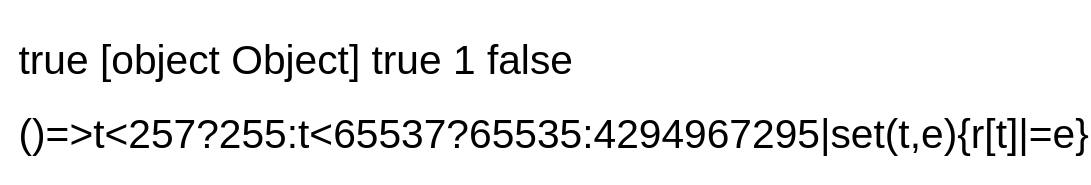

Express this chart as Vega-Lite.
### Vega specification from a JSON file in a GitHub repository (floating-point values rounded to 4 significant figures)
{"$schema": "https://vega.github.io/schema/vega/v5.json", "width": 200, "height": 50, "signals": [{"name": "q", "value": [0, 5]}], "data": [{"name": "t", "values": [{"a": 1}, {"a": 7}, {"a": 3}], "transform": [{"type": "crossfilter", "fields": ["a"], "query": [{"signal": "q"}], "signal": "cf"}]}], "marks": [{"type": "text", "encode": {"enter": {"x": {"value": 5}, "y": {"value": 20}, "text": {"signal": "isObject(cf) + ' ' + cf + ' ' + isObject(cf.size) + ' ' + cf.mask + ' ' + isArray(cf)"}}}}, {"type": "text", "encode": {"enter": {"x": {"value": 5}, "y": {"value": 40}, "text": {"signal": "'' + cf.all + '|' + cf.set"}}}}]}
